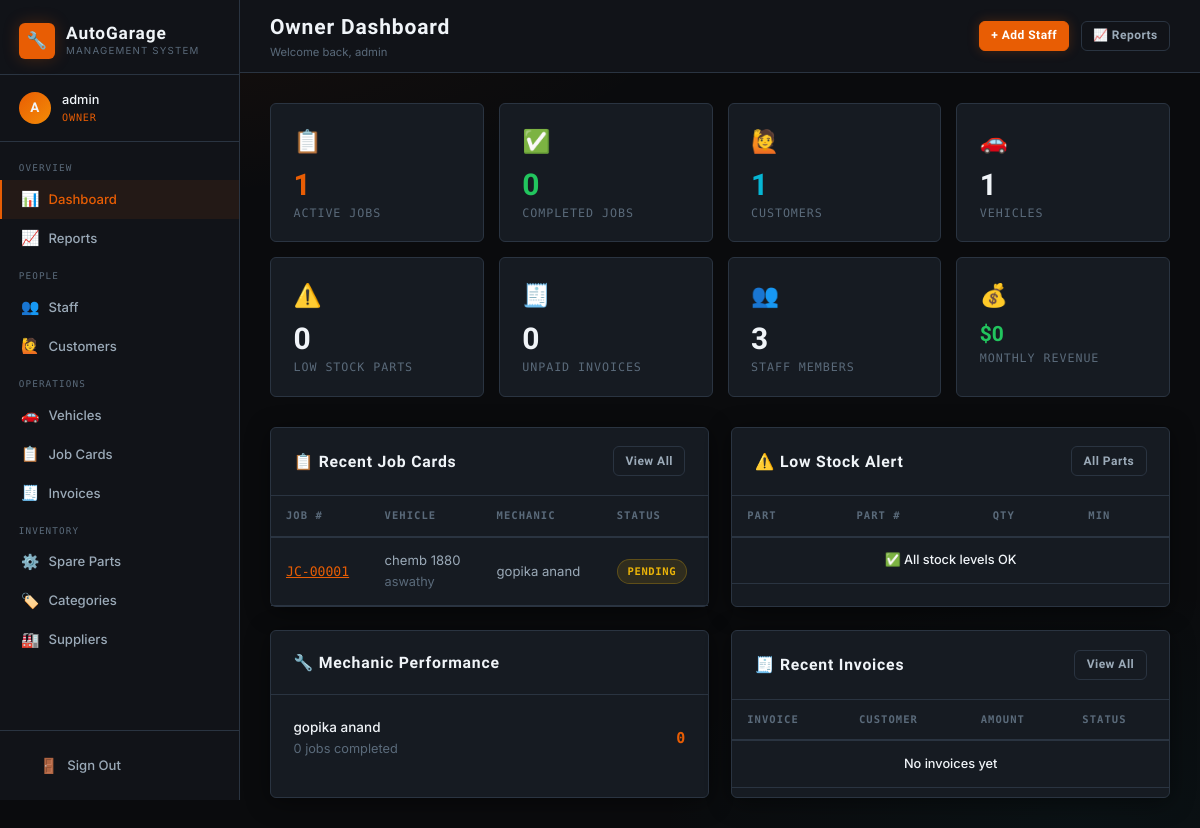
Before: /owner/ (signed in) with the older database file.
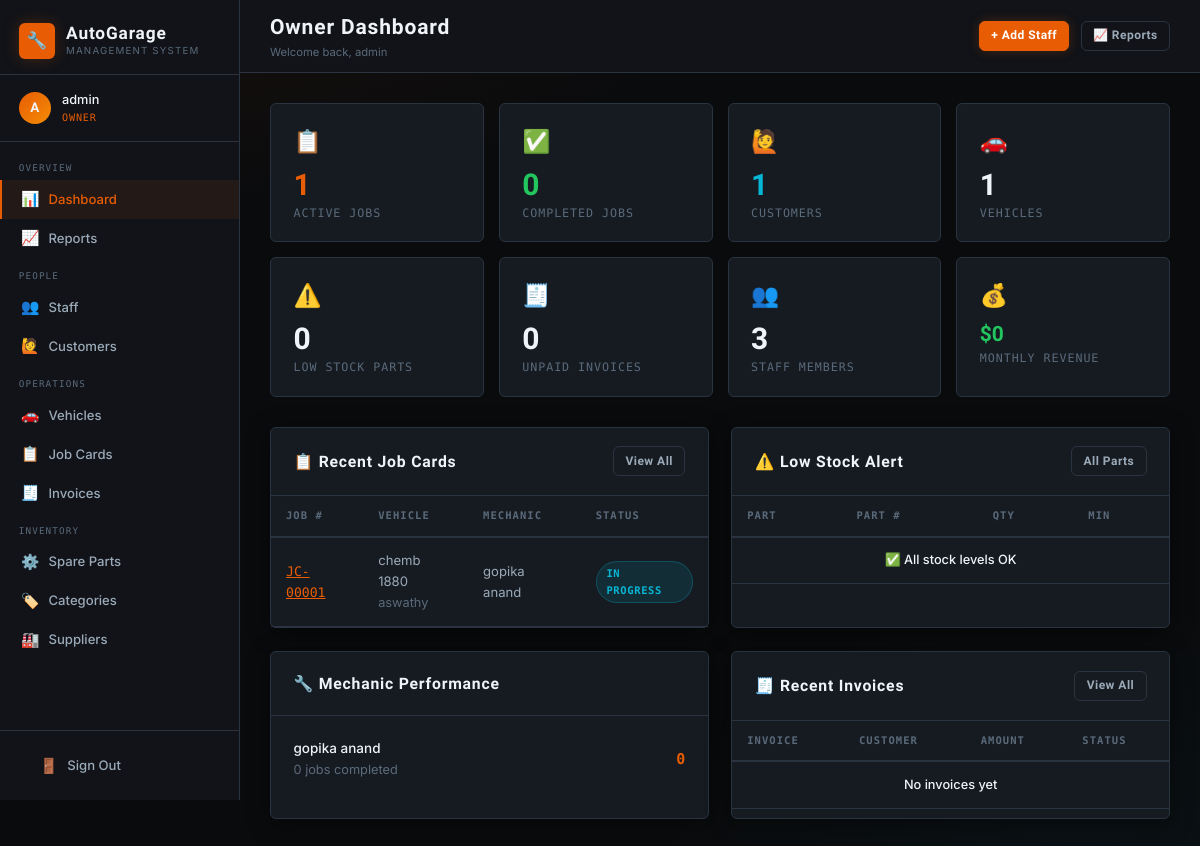
After: the same page with the newer database file.
### core/models.py (models this page shows, shortened)
class JobCard(models.Model):
    STATUS_CHOICES = [
        ('pending', 'Pending'),
        ('in_progress', 'In Progress'),
        ('waiting_parts', 'Waiting for Parts'),
        ('completed', 'Completed'),
        ('delivered', 'Delivered'),
    ]
    job_number = models.CharField(max_length=20, unique=True, blank=True)
    vehicle = models.ForeignKey(Vehicle, on_delete=models.CASCADE, related_name='job_cards')
    advisor = models.ForeignKey(User, on_delete=models.SET_NULL, null=True, related_name='advised_jobs')
    mechanic = models.ForeignKey(User, on_delete=models.SET_NULL, null=True, blank=True, related_name='assigned_jobs')
    problem_description = models.TextField()
    repair_instructions = models.TextField(blank=True)
    status = models.CharField(max_length=20, choices=STATUS_CHOICES, default='pending')
    created_at = models.DateTimeField(auto_now_add=True)
    updated_at = models.DateTimeField(auto_now=True)
    completed_at = models.DateTimeField(null=True, blank=True)
    labour_cost = models.DecimalField(max_digits=10, decimal_places=2, default=0)
    notes = models.TextField(blank=True)

class Vehicle(models.Model):
    customer = models.ForeignKey(Customer, on_delete=models.CASCADE, related_name='vehicles')
    make = models.CharField(max_length=50)
    model = models.CharField(max_length=50)
    year = models.PositiveIntegerField()
    license_plate = models.CharField(max_length=20, unique=True)
    vin = models.CharField(max_length=50, blank=True)
    color = models.CharField(max_length=30, blank=True)
    mileage = models.PositiveIntegerField(default=0)

class Customer(models.Model):
    name = models.CharField(max_length=100)
    email = models.EmailField(blank=True)
    phone = models.CharField(max_length=20)
    address = models.TextField(blank=True)
    created_at = models.DateTimeField(auto_now_add=True)
    created_by = models.ForeignKey(User, on_delete=models.SET_NULL, null=True)

### core/views.py (the view)
# urls.py: path('owner/', views.owner_dashboard, name='owner_dashboard'),
@login_required
@role_required('owner')
def owner_dashboard(request):
    today = date.today()
    month_start = today.replace(day=1)
    total_customers = Customer.objects.count()
    total_vehicles = Vehicle.objects.count()
    active_jobs = JobCard.objects.exclude(status__in=['completed', 'delivered']).count()
    completed_jobs = JobCard.objects.filter(status__in=['completed', 'delivered']).count()
    low_stock_parts = SparePart.objects.filter(stock_quantity__lte=models_low_stock()).count()
    pending_invoices = Invoice.objects.filter(status='unpaid').count()
    staff_count = UserProfile.objects.exclude(role='owner').count()
    monthly_revenue = Invoice.objects.filter(
        status='paid', issue_date__gte=month_start
    ).aggregate(total=Sum('amount_paid'))['total'] or 0
    recent_jobs = JobCard.objects.select_related('vehicle__customer', 'mechanic').order_by('-created_at')[:8]
    low_stock_list = SparePart.objects.filter(stock_quantity__lte=5).order_by('stock_quantity')[:5]
    recent_invoices = Invoice.objects.select_related('job_card__vehicle__customer').order_by('-id')[:5]
    mechanics = User.objects.filter(profile__role='mechanic')
    mechanic_stats = []
    for m in mechanics:
        count = JobCard.objects.filter(mechanic=m, status='completed').count()
        mechanic_stats.append({'mechanic': m, 'completed': count})
    ctx = {
        'total_customers': total_customers,
        'total_vehicles': total_vehicles,
        'active_jobs': active_jobs,
        'completed_jobs': completed_jobs,
        'low_stock_parts': SparePart.objects.filter(stock_quantity__lte=5).count(),
        'pending_invoices': pending_invoices,
        'staff_count': staff_count,
        'monthly_revenue': monthly_revenue,
        'recent_jobs': recent_jobs,
        'low_stock_list': low_stock_list,
        'recent_invoices': recent_invoices,
        'mechanic_stats': mechanic_stats,
    }
    return render(request, 'core/owner_dashboard.html', ctx)

### core/views.py (called while the page is built)
def role_required(*roles):
    def decorator(view_func):
        @wraps(view_func)
        def wrapper(request, *args, **kwargs):
            if not request.user.is_authenticated:
                return redirect('login')
            try:
                profile = request.user.profile
                if profile.role in roles or request.user.is_superuser:
                    return view_func(request, *args, **kwargs)
            except UserProfile.DoesNotExist:
                if request.user.is_superuser:
                    return view_func(request, *args, **kwargs)
            messages.error(request, "You don't have permission to access that page.")
            return redirect('dashboard')
        return wrapper
    return decorator

def models_low_stock():
    return 5

### core/templates/core/owner_dashboard.html (shortened to what the changed rows need)
{% extends 'core/base.html' %}
{% block content %}
<div class="grid-2 mb-3">
  <div class="card">
    <div class="table-wrap">
      <table>
        <thead>
          <tr><th>Job #</th><th>Vehicle</th><th>Mechanic</th><th>Status</th></tr>
        </thead>
        <tbody>
          {% for job in recent_jobs %}
          <tr>
            <td><a href="{% url 'job_detail' job.pk %}" class="text-accent text-mono">{{ job.job_number }}</a></td>
            <td>{{ job.vehicle.make }} {{ job.vehicle.model }}<br>
                <span class="text-muted">{{ job.vehicle.customer.name }}</span></td>
            <td>{{ job.mechanic.get_full_name|default:job.mechanic.username|default:"—" }}</td>
            <td><span class="badge badge-{{ job.status }}">{{ job.get_status_display }}</span></td>
          </tr>
          {% empty %}
          <tr><td colspan="4" class="text-center text-muted">No jobs yet</td></tr>
          {% endfor %}
        </tbody>
      </table>
    </div>
  </div>
  <div class="card">
    <div class="table-wrap">
      <table>
        <thead>
          <tr><th>Part</th><th>Part #</th><th>Qty</th><th>Min</th></tr>
        </thead>
      </table>
    </div>
  </div>
</div>
<div class="grid-2">
  <div class="card">
    <div class="table-wrap">
      <table>
        <thead>
          <tr><th>Invoice</th><th>Customer</th><th>Amount</th><th>Status</th></tr>
        </thead>
      </table>
    </div>
  </div>
</div>
{% endblock %}

Changed rows visible on the page:
changed JobCard "JC-00001": status "PENDING" → "IN PROGRESS"
